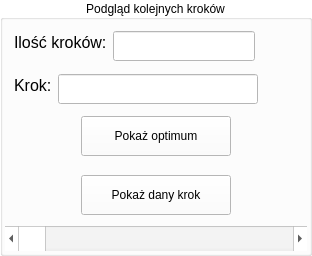
             <widget class="QGroupBox" name="BoxKroki">
              <property name="sizePolicy">
               <sizepolicy hsizetype="Preferred" vsizetype="Fixed">
                <horstretch>0</horstretch>
                <verstretch>0</verstretch>
               </sizepolicy>
              </property>
              <property name="minimumSize">
               <size>
                <width>0</width>
                <height>256</height>
               </size>
              </property>
              <property name="palette">
               <palette>
                <active>
                 <colorrole role="WindowText">
                  <brush brushstyle="SolidPattern">
                   <color alpha="255">
                    <red>0</red>
                    <green>0</green>
                    <blue>0</blue>
                   </color>
                  </brush>
                 </colorrole>
                 <colorrole role="Button">
                  <brush brushstyle="SolidPattern">
                   <color alpha="255">
                    <red>255</red>
                    <green>255</green>
                    <blue>255</blue>
                   </color>
                  </brush>
                 </colorrole>
                 <colorrole role="Light">
                  <brush brushstyle="SolidPattern">
                   <color alpha="255">
                    <red>255</red>
                    <green>255</green>
                    <blue>255</blue>
                   </color>
                  </brush>
                 </colorrole>
                 <colorrole role="Midlight">
                  <brush brushstyle="SolidPattern">
                   <color alpha="255">
                    <red>255</red>
                    <green>255</green>
                    <blue>255</blue>
                   </color>
                  </brush>
                 </colorrole>
                 <colorrole role="Dark">
                  <brush brushstyle="SolidPattern">
                   <color alpha="255">
                    <red>127</red>
                    <green>127</green>
                    <blue>127</blue>
                   </color>
                  </brush>
                 </colorrole>
                 <colorrole role="Mid">
                  <brush brushstyle="SolidPattern">
                   <color alpha="255">
                    <red>170</red>
                    <green>170</green>
                    <blue>170</blue>
                   </color>
                  </brush>
                 </colorrole>
                 <colorrole role="Text">
                  <brush brushstyle="SolidPattern">
                   <color alpha="255">
                    <red>0</red>
                    <green>0</green>
                    <blue>0</blue>
                   </color>
                  </brush>
                 </colorrole>
                 <colorrole role="BrightText">
                  <brush brushstyle="SolidPattern">
                   <color alpha="255">
                    <red>255</red>
                    <green>255</green>
                    <blue>255</blue>
                   </color>
                  </brush>
                 </colorrole>
                 <colorrole role="ButtonText">
                  <brush brushstyle="SolidPattern">
                   <color alpha="255">
                    <red>0</red>
                    <green>0</green>
                    <blue>0</blue>
                   </color>
                  </brush>
                 </colorrole>
                 <colorrole role="Base">
                  <brush brushstyle="SolidPattern">
                   <color alpha="255">
                    <red>255</red>
                    <green>255</green>
                    <blue>255</blue>
                   </color>
                  </brush>
                 </colorrole>
                 <colorrole role="Window">
                  <brush brushstyle="SolidPattern">
                   <color alpha="255">
                    <red>255</red>
                    <green>255</green>
                    <blue>255</blue>
                   </color>
                  </brush>
                 </colorrole>
                 <colorrole role="Shadow">
                  <brush brushstyle="SolidPattern">
                   <color alpha="255">
                    <red>0</red>
                    <green>0</green>
                    <blue>0</blue>
                   </color>
                  </brush>
                 </colorrole>
                 <colorrole role="AlternateBase">
                  <brush brushstyle="SolidPattern">
                   <color alpha="255">
                    <red>255</red>
                    <green>255</green>
                    <blue>255</blue>
                   </color>
                  </brush>
                 </colorrole>
                 <colorrole role="ToolTipBase">
                  <brush brushstyle="SolidPattern">
                   <color alpha="255">
                    <red>255</red>
                    <green>255</green>
                    <blue>220</blue>
                   </color>
                  </brush>
                 </colorrole>
                 <colorrole role="ToolTipText">
                  <brush brushstyle="SolidPattern">
                   <color alpha="255">
                    <red>0</red>
                    <green>0</green>
                    <blue>0</blue>
                   </color>
                  </brush>
                 </colorrole>
                 <colorrole role="PlaceholderText">
                  <brush brushstyle="SolidPattern">
                   <color alpha="128">
                    <red>0</red>
                    <green>0</green>
                    <blue>0</blue>
                   </color>
                  </brush>
                 </colorrole>
                </active>
                <inactive>
                 <colorrole role="WindowText">
                  <brush brushstyle="SolidPattern">
                   <color alpha="255">
                    <red>0</red>
                    <green>0</green>
                    <blue>0</blue>
                   </color>
                  </brush>
                 </colorrole>
                 <colorrole role="Button">
                  <brush brushstyle="SolidPattern">
                   <color alpha="255">
                    <red>255</red>
                    <green>255</green>
                    <blue>255</blue>
                   </color>
                  </brush>
                 </colorrole>
                 <colorrole role="Light">
                  <brush brushstyle="SolidPattern">
                   <color alpha="255">
                    <red>255</red>
                    <green>255</green>
                    <blue>255</blue>
                   </color>
                  </brush>
                 </colorrole>
                 <colorrole role="Midlight">
                  <brush brushstyle="SolidPattern">
                   <color alpha="255">
                    <red>255</red>
                    <green>255</green>
                    <blue>255</blue>
                   </color>
                  </brush>
                 </colorrole>
                 <colorrole role="Dark">
                  <brush brushstyle="SolidPattern">
                   <color alpha="255">
                    <red>127</red>
                    <green>127</green>
                    <blue>127</blue>
                   </color>
                  </brush>
                 </colorrole>
                 <colorrole role="Mid">
                  <brush brushstyle="SolidPattern">
                   <color alpha="255">
                    <red>170</red>
                    <green>170</green>
                    <blue>170</blue>
                   </color>
                  </brush>
                 </colorrole>
                 <colorrole role="Text">
                  <brush brushstyle="SolidPattern">
                   <color alpha="255">
                    <red>0</red>
                    <green>0</green>
                    <blue>0</blue>
                   </color>
                  </brush>
                 </colorrole>
                 <colorrole role="BrightText">
                  <brush brushstyle="SolidPattern">
                   <color alpha="255">
                    <red>255</red>
                    <green>255</green>
                    <blue>255</blue>
                   </color>
                  </brush>
                 </colorrole>
                 <colorrole role="ButtonText">
                  <brush brushstyle="SolidPattern">
                   <color alpha="255">
                    <red>0</red>
                    <green>0</green>
                    <blue>0</blue>
                   </color>
                  </brush>
                 </colorrole>
                 <colorrole role="Base">
                  <brush brushstyle="SolidPattern">
                   <color alpha="255">
                    <red>255</red>
                    <green>255</green>
                    <blue>255</blue>
                   </color>
                  </brush>
                 </colorrole>
                 <colorrole role="Window">
                  <brush brushstyle="SolidPattern">
                   <color alpha="255">
                    <red>255</red>
                    <green>255</green>
                    <blue>255</blue>
                   </color>
                  </brush>
                 </colorrole>
                 <colorrole role="Shadow">
                  <brush brushstyle="SolidPattern">
                   <color alpha="255">
                    <red>0</red>
                    <green>0</green>
                    <blue>0</blue>
                   </color>
                  </brush>
                 </colorrole>
                 <colorrole role="AlternateBase">
                  <brush brushstyle="SolidPattern">
                   <color alpha="255">
                    <red>255</red>
                    <green>255</green>
                    <blue>255</blue>
                   </color>
                  </brush>
                 </colorrole>
                 <colorrole role="ToolTipBase">
                  <brush brushstyle="SolidPattern">
                   <color alpha="255">
                    <red>255</red>
                    <green>255</green>
                    <blue>220</blue>
                   </color>
                  </brush>
                 </colorrole>
                 <colorrole role="ToolTipText">
                  <brush brushstyle="SolidPattern">
                   <color alpha="255">
                    <red>0</red>
                    <green>0</green>
                    <blue>0</blue>
                   </color>
                  </brush>
                 </colorrole>
                 <colorrole role="PlaceholderText">
                  <brush brushstyle="SolidPattern">
                   <color alpha="128">
                    <red>0</red>
                    <green>0</green>
                    <blue>0</blue>
                   </color>
                  </brush>
                 </colorrole>
                </inactive>
                <disabled>
                 <colorrole role="WindowText">
                  <brush brushstyle="SolidPattern">
                   <color alpha="255">
                    <red>127</red>
                    <green>127</green>
                    <blue>127</blue>
                   </color>
                  </brush>
                 </colorrole>
                 <colorrole role="Button">
                  <brush brushstyle="SolidPattern">
                   <color alpha="255">
                    <red>255</red>
                    <green>255</green>
                    <blue>255</blue>
                   </color>
                  </brush>
                 </colorrole>
                 <colorrole role="Light">
                  <brush brushstyle="SolidPattern">
                   <color alpha="255">
                    <red>255</red>
                    <green>255</green>
                    <blue>255</blue>
                   </color>
                  </brush>
                 </colorrole>
                 <colorrole role="Midlight">
                  <brush brushstyle="SolidPattern">
                   <color alpha="255">
                    <red>255</red>
                    <green>255</green>
                    <blue>255</blue>
                   </color>
                  </brush>
                 </colorrole>
                 <colorrole role="Dark">
                  <brush brushstyle="SolidPattern">
                   <color alpha="255">
                    <red>127</red>
                    <green>127</green>
                    <blue>127</blue>
                   </color>
                  </brush>
                 </colorrole>
                 <colorrole role="Mid">
                  <brush brushstyle="SolidPattern">
                   <color alpha="255">
                    <red>170</red>
                    <green>170</green>
                    <blue>170</blue>
                   </color>
                  </brush>
                 </colorrole>
                 <colorrole role="Text">
                  <brush brushstyle="SolidPattern">
                   <color alpha="255">
                    <red>127</red>
                    <green>127</green>
                    <blue>127</blue>
                   </color>
                  </brush>
                 </colorrole>
                 <colorrole role="BrightText">
                  <brush brushstyle="SolidPattern">
                   <color alpha="255">
                    <red>255</red>
                    <green>255</green>
                    <blue>255</blue>
                   </color>
                  </brush>
                 </colorrole>
                 <colorrole role="ButtonText">
                  <brush brushstyle="SolidPattern">
                   <color alpha="255">
                    <red>127</red>
                    <green>127</green>
                    <blue>127</blue>
                   </color>
                  </brush>
                 </colorrole>
                 <colorrole role="Base">
                  <brush brushstyle="SolidPattern">
                   <color alpha="255">
                    <red>255</red>
                    <green>255</green>
                    <blue>255</blue>
                   </color>
                  </brush>
                 </colorrole>
                 <colorrole role="Window">
                  <brush brushstyle="SolidPattern">
                   <color alpha="255">
                    <red>255</red>
                    <green>255</green>
                    <blue>255</blue>
                   </color>
                  </brush>
                 </colorrole>
                 <colorrole role="Shadow">
                  <brush brushstyle="SolidPattern">
                   <color alpha="255">
                    <red>0</red>
                    <green>0</green>
                    <blue>0</blue>
                   </color>
                  </brush>
                 </colorrole>
                 <colorrole role="AlternateBase">
                  <brush brushstyle="SolidPattern">
                   <color alpha="255">
                    <red>255</red>
                    <green>255</green>
                    <blue>255</blue>
                   </color>
                  </brush>
                 </colorrole>
                 <colorrole role="ToolTipBase">
                  <brush brushstyle="SolidPattern">
                   <color alpha="255">
                    <red>255</red>
                    <green>255</green>
                    <blue>220</blue>
                   </color>
                  </brush>
                 </colorrole>
                 <colorrole role="ToolTipText">
                  <brush brushstyle="SolidPattern">
                   <color alpha="255">
                    <red>0</red>
                    <green>0</green>
                    <blue>0</blue>
                   </color>
                  </brush>
                 </colorrole>
                 <colorrole role="PlaceholderText">
                  <brush brushstyle="SolidPattern">
                   <color alpha="128">
                    <red>0</red>
                    <green>0</green>
                    <blue>0</blue>
                   </color>
                  </brush>
                 </colorrole>
                </disabled>
               </palette>
              </property>
              <property name="autoFillBackground">
               <bool>true</bool>
              </property>
              <property name="title">
               <string>Podgląd kolejnych kroków</string>
              </property>
              <property name="alignment">
               <set>Qt::AlignCenter</set>
              </property>
              <property name="flat">
               <bool>false</bool>
              </property>
              <layout class="QVBoxLayout" name="verticalLayout_8">
               <property name="spacing">
                <number>2</number>
               </property>
               <property name="leftMargin">
                <number>2</number>
               </property>
               <property name="topMargin">
                <number>2</number>
               </property>
               <property name="rightMargin">
                <number>2</number>
               </property>
               <property name="bottomMargin">
                <number>2</number>
               </property>
               <item>
                <widget class="QWidget" name="ilosckrok_2" native="true">
                 <property name="sizePolicy">
                  <sizepolicy hsizetype="Preferred" vsizetype="Preferred">
                   <horstretch>0</horstretch>
                   <verstretch>0</verstretch>
                  </sizepolicy>
                 </property>
                 <property name="minimumSize">
                  <size>
                   <width>0</width>
                   <height>41</height>
                  </size>
                 </property>
                 <property name="maximumSize">
                  <size>
                   <width>16777215</width>
                   <height>41</height>
                  </size>
                 </property>
                 <layout class="QHBoxLayout" name="horizontalLayout">
                  <item>
                   <widget class="QLabel" name="label_5">
                    <property name="sizePolicy">
                     <sizepolicy hsizetype="Preferred" vsizetype="Preferred">
                      <horstretch>0</horstretch>
                      <verstretch>0</verstretch>
                     </sizepolicy>
                    </property>
                    <property name="font">
                     <font>
                      <family>Segoe UI</family>
                      <pointsize>12</pointsize>
                     </font>
                    </property>
                    <property name="text">
                     <string>Ilość kroków:</string>
                    </property>
                   </widget>
                  </item>
                  <item>
                   <widget class="QLineEdit" name="txtIloscKrokow">
                    <property name="sizePolicy">
                     <sizepolicy hsizetype="Preferred" vsizetype="Preferred">
                      <horstretch>0</horstretch>
                      <verstretch>0</verstretch>
                     </sizepolicy>
                    </property>
                    <property name="minimumSize">
                     <size>
                      <width>133</width>
                      <height>30</height>
                     </size>
                    </property>
                    <property name="font">
                     <font>
                      <family>Segoe UI</family>
                      <pointsize>12</pointsize>
                     </font>
                    </property>
                    <property name="alignment">
                     <set>Qt::AlignCenter</set>
                    </property>
                   </widget>
                  </item>
                  <item>
                   <spacer name="horizontalSpacer_13">
                    <property name="orientation">
                     <enum>Qt::Horizontal</enum>
                    </property>
                    <property name="sizeHint" stdset="0">
                     <size>
                      <width>40</width>
                      <height>20</height>
                     </size>
                    </property>
                   </spacer>
                  </item>
                 </layout>
                </widget>
               </item>
               <item>
                <widget class="QWidget" name="krok_2" native="true">
                 <property name="sizePolicy">
                  <sizepolicy hsizetype="Preferred" vsizetype="Fixed">
                   <horstretch>0</horstretch>
                   <verstretch>0</verstretch>
                  </sizepolicy>
                 </property>
                 <property name="minimumSize">
                  <size>
                   <width>0</width>
                   <height>41</height>
                  </size>
                 </property>
                 <property name="maximumSize">
                  <size>
                   <width>16777215</width>
                   <height>41</height>
                  </size>
                 </property>
                 <layout class="QHBoxLayout" name="horizontalLayout_2">
                  <item>
                   <widget class="QLabel" name="label_6">
                    <property name="sizePolicy">
                     <sizepolicy hsizetype="Preferred" vsizetype="Preferred">
                      <horstretch>0</horstretch>
                      <verstretch>0</verstretch>
                     </sizepolicy>
                    </property>
                    <property name="font">
                     <font>
                      <family>Segoe UI</family>
                      <pointsize>12</pointsize>
                     </font>
                    </property>
                    <property name="text">
                     <string>Krok:</string>
                    </property>
                   </widget>
                  </item>
                  <item>
                   <widget class="QLineEdit" name="txtKrok">
                    <property name="sizePolicy">
                     <sizepolicy hsizetype="Preferred" vsizetype="Preferred">
                      <horstretch>0</horstretch>
                      <verstretch>0</verstretch>
                     </sizepolicy>
                    </property>
                    <property name="minimumSize">
                     <size>
                      <width>200</width>
                      <height>30</height>
                     </size>
                    </property>
                    <property name="maximumSize">
                     <size>
                      <width>256</width>
                      <height>41</height>
                     </size>
                    </property>
                    <property name="font">
                     <font>
                      <family>Segoe UI</family>
                      <pointsize>12</pointsize>
                     </font>
                    </property>
                    <property name="alignment">
                     <set>Qt::AlignCenter</set>
                    </property>
                   </widget>
                  </item>
                  <item>
                   <spacer name="horizontalSpacer_14">
                    <property name="orientation">
                     <enum>Qt::Horizontal</enum>
                    </property>
                    <property name="sizeHint" stdset="0">
                     <size>
                      <width>40</width>
                      <height>20</height>
                     </size>
                    </property>
                   </spacer>
                  </item>
                 </layout>
                </widget>
               </item>
               <item>
                <widget class="QWidget" name="widget_8" native="true">
                 <layout class="QHBoxLayout" name="horizontalLayout_11">
                  <property name="spacing">
                   <number>1</number>
                  </property>
                  <property name="leftMargin">
                   <number>1</number>
                  </property>
                  <property name="topMargin">
                   <number>1</number>
                  </property>
                  <property name="rightMargin">
                   <number>1</number>
                  </property>
                  <property name="bottomMargin">
                   <number>1</number>
                  </property>
                  <item>
                   <spacer name="horizontalSpacer_15">
                    <property name="orientation">
                     <enum>Qt::Horizontal</enum>
                    </property>
                    <property name="sizeHint" stdset="0">
                     <size>
                      <width>40</width>
                      <height>20</height>
                     </size>
                    </property>
                   </spacer>
                  </item>
                  <item>
                   <widget class="QPushButton" name="ButtonKrokOptimum">
                    <property name="sizePolicy">
                     <sizepolicy hsizetype="Preferred" vsizetype="Preferred">
                      <horstretch>0</horstretch>
                      <verstretch>0</verstretch>
                     </sizepolicy>
                    </property>
                    <property name="minimumSize">
                     <size>
                      <width>150</width>
                      <height>0</height>
                     </size>
                    </property>
                    <property name="maximumSize">
                     <size>
                      <width>16777215</width>
                      <height>40</height>
                     </size>
                    </property>
                    <property name="text">
                     <string>Pokaż optimum</string>
                    </property>
                   </widget>
                  </item>
                  <item>
                   <spacer name="horizontalSpacer_16">
                    <property name="orientation">
                     <enum>Qt::Horizontal</enum>
                    </property>
                    <property name="sizeHint" stdset="0">
                     <size>
                      <width>40</width>
                      <height>20</height>
                     </size>
                    </property>
                   </spacer>
                  </item>
                 </layout>
                </widget>
               </item>
               <item>
                <widget class="QWidget" name="widget_4" native="true">
                 <layout class="QHBoxLayout" name="horizontalLayout_12">
                  <property name="spacing">
                   <number>1</number>
                  </property>
                  <property name="leftMargin">
                   <number>1</number>
                  </property>
                  <property name="topMargin">
                   <number>1</number>
                  </property>
                  <property name="rightMargin">
                   <number>1</number>
                  </property>
                  <property name="bottomMargin">
                   <number>1</number>
                  </property>
                  <item>
                   <spacer name="horizontalSpacer_21">
                    <property name="orientation">
                     <enum>Qt::Horizontal</enum>
                    </property>
                    <property name="sizeHint" stdset="0">
                     <size>
                      <width>40</width>
                      <height>20</height>
                     </size>
                    </property>
                   </spacer>
                  </item>
                  <item>
                   <widget class="QPushButton" name="ButtonDanyKrok">
                    <property name="sizePolicy">
                     <sizepolicy hsizetype="Preferred" vsizetype="Preferred">
                      <horstretch>0</horstretch>
                      <verstretch>0</verstretch>
                     </sizepolicy>
                    </property>
                    <property name="minimumSize">
                     <size>
                      <width>150</width>
                      <height>0</height>
                     </size>
                    </property>
                    <property name="maximumSize">
                     <size>
                      <width>16777215</width>
                      <height>40</height>
                     </size>
                    </property>
                    <property name="text">
                     <string>Pokaż dany krok</string>
                    </property>
                   </widget>
                  </item>
                  <item>
                   <spacer name="horizontalSpacer_22">
                    <property name="orientation">
                     <enum>Qt::Horizontal</enum>
                    </property>
                    <property name="sizeHint" stdset="0">
                     <size>
                      <width>40</width>
                      <height>20</height>
                     </size>
                    </property>
                   </spacer>
                  </item>
                 </layout>
                </widget>
               </item>
               <item>
                <widget class="QScrollBar" name="ScrollKrok">
                 <property name="sizePolicy">
                  <sizepolicy hsizetype="Preferred" vsizetype="Preferred">
                   <horstretch>0</horstretch>
                   <verstretch>0</verstretch>
                  </sizepolicy>
                 </property>
                 <property name="maximumSize">
                  <size>
                   <width>16777215</width>
                   <height>25</height>
                  </size>
                 </property>
                 <property name="orientation">
                  <enum>Qt::Horizontal</enum>
                 </property>
                </widget>
               </item>
              </layout>
             </widget>
